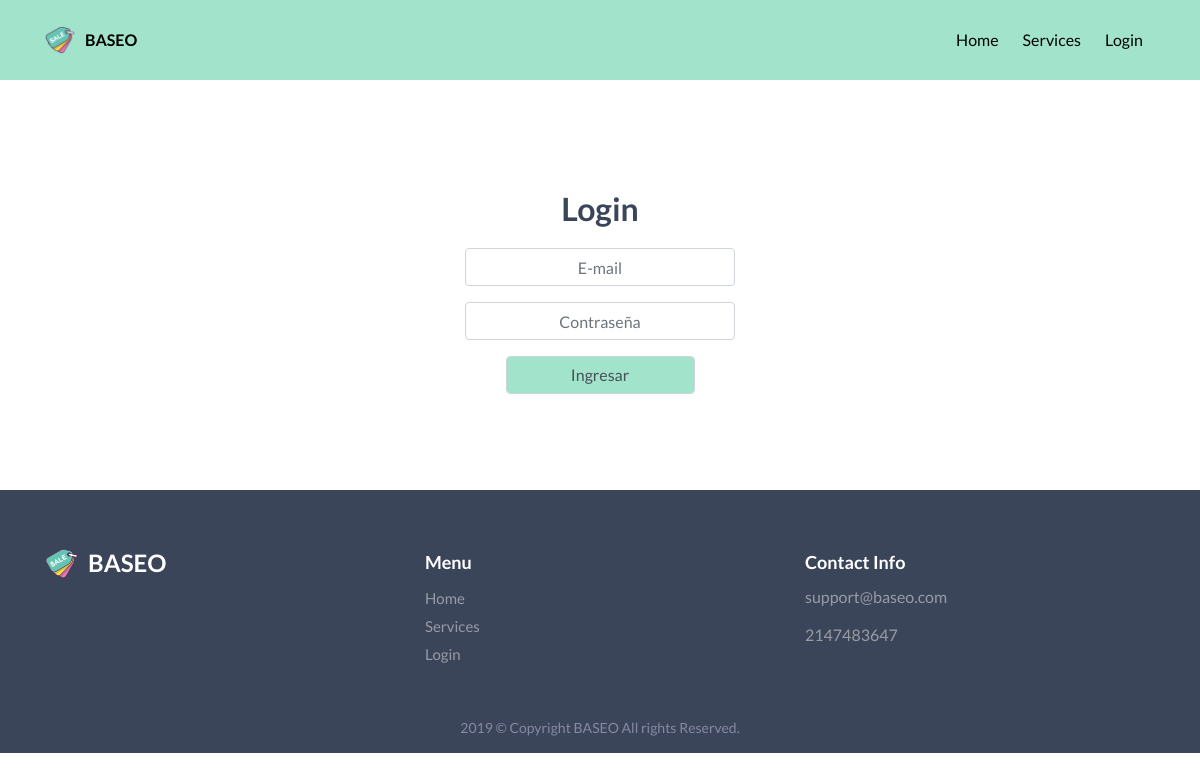
Page /index.php/login on the earlier database version.
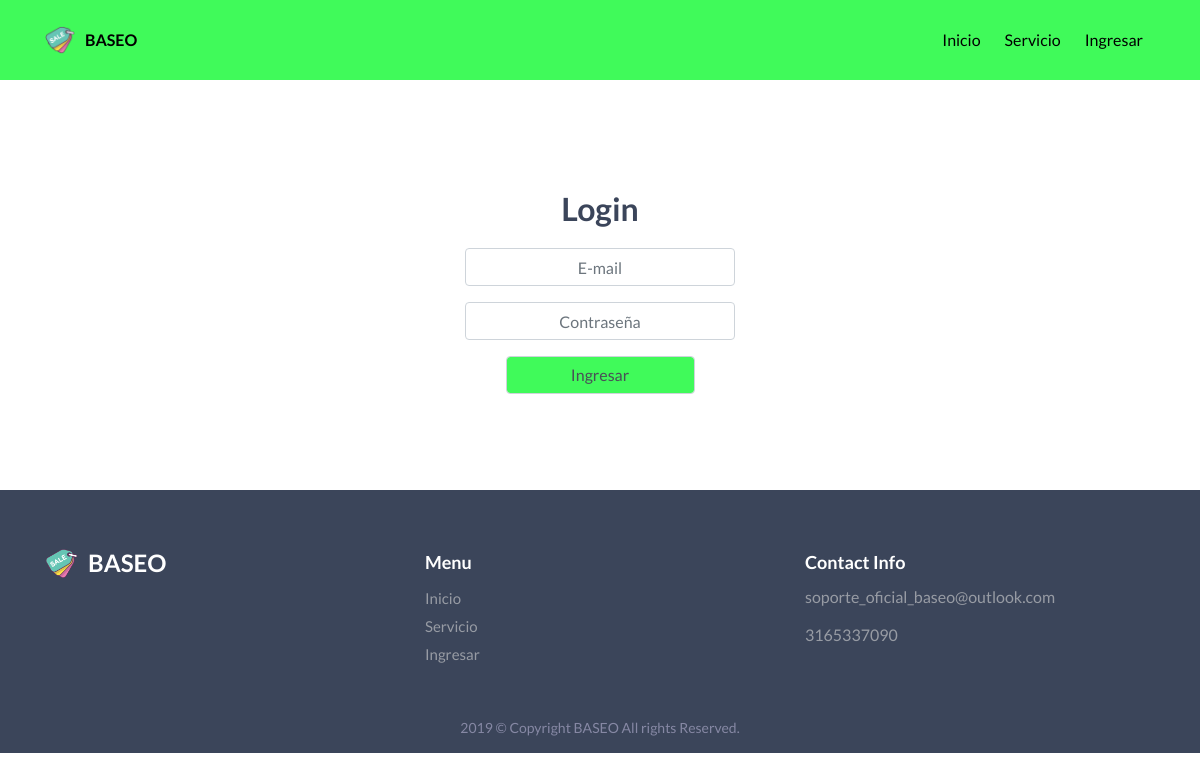
Same page on the later database version.
### tables this page shows
CREATE TABLE `baseo_oficial` (
  `id` int(11) NOT NULL AUTO_INCREMENT,
  `correo_contact` varchar(100) DEFAULT NULL,
  `cel_contact` double DEFAULT NULL,
  `logo` varchar(255) DEFAULT NULL,
  `nombre` varchar(60) DEFAULT NULL,
  `abreviacion` varchar(15) DEFAULT NULL,
  `nav_bg` varchar(10) DEFAULT NULL,
  `op1` varchar(30) DEFAULT NULL,
  `op2` varchar(30) DEFAULT NULL,
  `op3` varchar(30) DEFAULT NULL,
  `op4` varchar(30) DEFAULT NULL,
  `color` varchar(10) DEFAULT NULL,
  `fuente` varchar(100) DEFAULT NULL,
  `size` int(11) DEFAULT NULL,
  `search` varchar(50) DEFAULT NULL,
  `ban_1_title` varchar(255) DEFAULT NULL,
  `ban_1_text` text,
  `ban_1_url_vid` varchar(255) DEFAULT NULL,
  `ban_1_url_img` varchar(255) DEFAULT NULL,
  `ban_2_title` varchar(255) DEFAULT NULL,
  `ban_2_text` text,
  `ban_2_url_img` varchar(255) DEFAULT NULL,
  `sec_text` varchar(255) DEFAULT NULL,
  `pr900` double DEFAULT NULL,
  PRIMARY KEY (`id`)
);

### application/controllers/Login.php (called while the page is built, shortened)
<?php
class Login extends CI_Controller {
  function __construct(){
    $this->load->model('model_header');
    $this->load->model('model_login');
  }
  public function index()
  {
    $header['head']=$this->model_header->consultOficial(1);
    $this->load->view('header',$header);
    $this->load->view('view_login');
    $this->load->view('footer',$header);
  }
}

### index.php (called while the page is built, shortened)
<?php
require_once BASEPATH.'core/CodeIgniter.php';

### application/models/Model_header.php (called while the page is built, shortened)
<?php
class Model_header extends CI_Model {
  public function consultOficial($id){
    $sql="SELECT * FROM baseo_oficial WHERE id='$id'";
    $query=$this->db->query($sql);
    return $query->row();
  }
}

### application/views/view_login.php (the view, shortened to what the changed rows need)
<!DOCTYPE html>
<html lang="en">
<head>
</head>
<body data-spy="scroll" data-target=".navbar-default" data-offset="100">
  <section id="home" class="hero">
    <div class="slide-home">
      <div class="slide-item">
        <div class="container">
          <div class="row hero-padd">
            <div class="col-md-6 col-12 col-sm-6 ml-auto mr-auto">
              <div class="hero-text">
                <center><h2>Login</h2></center>
                <form action="<?= base_url(); ?>index.php/login/validar" method="post">
                  <div class="form-group">
                    <center><input type="submit" class="form-control" value="Ingresar" style="width:35%;background-color: <?= $head->nav_bg; ?>"></center>
                  </div>
                </form>
              </div>
            </div>
          </div>
        </div>
      </div>
    </div>
  </section>
</body>
</html>

### application/views/header.php (shortened to what the changed rows need)
<!DOCTYPE html>
<html lang="en" dir="ltr">
<head>
  <link rel="stylesheet" href="https://stackpath.bootstrapcdn.com/bootstrap/4.3.1/css/bootstrap.min.css">
  <link rel="stylesheet" href="<?= base_url(); ?>assets/css/bootstrap.min.css">
  <link rel="stylesheet" href="<?= base_url(); ?>assets/css/elegant-icons.css">
  <link rel="stylesheet" href="<?= base_url(); ?>assets/css/animate.css">
  <link rel="stylesheet" href="<?= base_url(); ?>assets/css/slick.css">
  <link rel="stylesheet" href="<?= base_url(); ?>assets/css/magnific-popup.css">
  <link rel="stylesheet" href="<?= base_url(); ?>assets/css/style.css">
  <link rel="stylesheet" href="<?= base_url(); ?>assets/css/responsive.css">
</head>
<body>
  <header class="navbar-header">
    <nav class="navbar navbar-expand-lg fixed-top" style="background-color:<?= $head->nav_bg; ?>">
      <div class="container" style="background-color:<?= $head->nav_bg; ?>">
        <a class="navbar-brand" href="<?= base_url(); ?>"> <img src="<?= base_url().$head->logo; ?>" alt="">
          <span style="font-size: <?= $head->size; ?>px;font-family: <?= $head->fuente; ?>;color:<?= $head->color; ?>"><?= $head->abreviacion; ?></span>
        </a>
        <div class="collapse navbar-collapse " id="navbarSupportedContent">
          <ul class="navbar-nav ml-auto" style="background-color:<?= $head->nav_bg; ?>">
            <li class="nav-item active">
              <a data-scroll="" class="nav-link section-scroll" href="<?= base_url(); ?>"><span style="font-size: <?= $head->size; ?>px;font-family: <?= $head->fuente; ?>;color:<?= $head->color; ?>"><?= $head->op1; ?></span></a>
            </li>
            <li class="nav-item">
              <a data-scroll="" class="nav-link section-scroll" href="<?= base_url(); ?>index.php/service"><span style="font-size: <?= $head->size; ?>px;font-family: <?= $head->fuente; ?>;color:<?= $head->color; ?>"><?= $head->op3; ?></span></a>
            </li>
            <li class="nav-item">
              <a data-scroll="" class="nav-link section-scroll" href="<?= base_url(); ?>index.php/login"><span style="font-size: <?= $head->size; ?>px;font-family: <?= $head->fuente; ?>;color:<?= $head->color; ?>"><?= $head->op4; ?></span></a>
            </li>
          </ul>
        </div>
      </div>
    </nav>
  </header>
</body>
</html>

### application/views/footer.php (shortened to what the changed rows need)
<!DOCTYPE html>
<html lang="en" dir="ltr">
  <head>
  </head>
  <body>
    <footer class="footer" >
      <div class="footer-warpper">
        <div class="footer-top">
          <div class="container">
            <div class="footer-bottom-content clearfix">
              <div class="row">
                <div class="col-lg-4 col-md-4">
                  <div class="logo-footer">
                    <a class="navbar-brand" href="<?= base_url(); ?>"> <img src="<?= base_url().$head->logo; ?>" alt=""><span><?= $head->abreviacion; ?></span></a>
                  </div>
                </div>
                <div class="col-lg-4 col-md-4">
                  <ul class="list-menu">
                    <li>
                      <a href="<?= base_url(); ?>"><?= $head->op1; ?> </a>
                    </li>
                    <li>
                      <a href="<?= base_url(); ?>index.php/service"><?= $head->op3; ?></a>
                    </li>
                    <li>
                      <a href="<?= base_url(); ?>index.php/login"><?= $head->op4; ?></a>
                    </li>
                  </ul>
                </div>
                <div class="col-lg-4 col-md-4">
                  <ul class="list-menu contact-list">
                    <li>
                      <?= $head->correo_contact; ?>
                    </li>
                    <li>
                      <?= $head->cel_contact; ?>
                     </li>
                  </ul>
                </div>
              </div>
            </div>
          </div>
        </div>
        <div class="footer-bottom">
          <div class="container">
            <div class="row">
              <div class="col-lg-12 col-md-12 col-sm-12 col-12">
                <div class="copyright text-center">
                  <p>2019 © Copyright <?= $head->abreviacion; ?> All rights Reserved.</p>
                </div>
              </div>
            </div>
          </div>
        </div>
      </div>
    </footer>
  </body>
</html>

Differences in the rows shown:
changed baseo_oficial "BASEO": nav_bg "#A1E4CB" → "#40FA5A" (drawn); op1 "Home" → "Inicio"; op3 "Services" → "Servicio"; op4 "Login" → "Ingresar"; correo_contact "support@baseo.com" → "soporte_oficial_baseo@outlook.com"; cel_contact "2147483647" → "3165337090"
